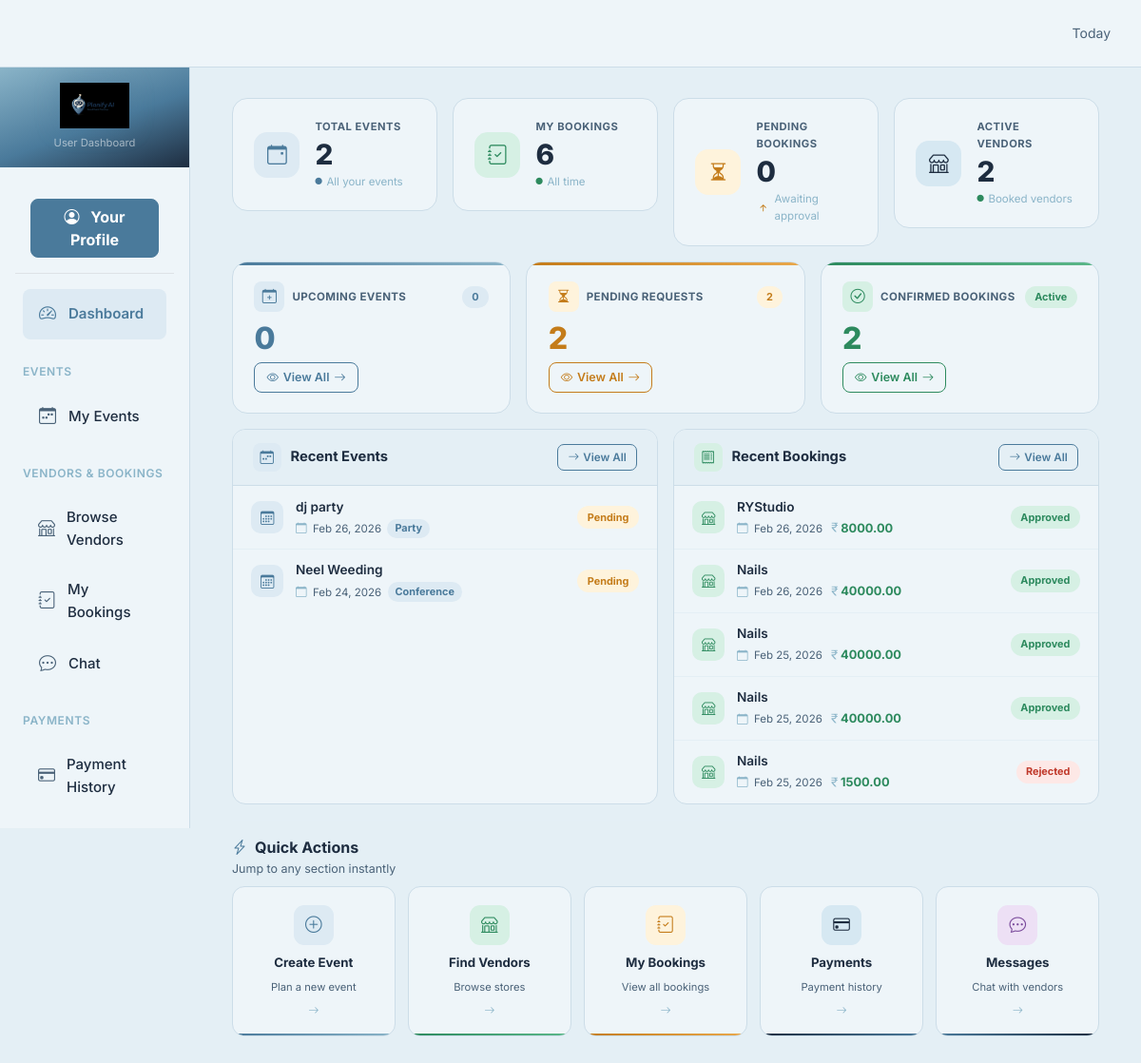
The app's page /user/ (signed in) with its own data.
### user/models.py (models this page shows, shortened)
class Event(models.Model):
    STATUS_PENDING = 'pending'
    STATUS_CONFIRMED = 'confirmed'
    STATUS_COMPLETED = 'completed'
    STATUS_CANCELLED = 'cancelled'
    STATUS_CHOICES = [
        (STATUS_PENDING, 'Pending'),
        (STATUS_CONFIRMED, 'Confirmed'),
        (STATUS_COMPLETED, 'Completed'),
        (STATUS_CANCELLED, 'Cancelled'),
    ]
    TYPE_WEDDING = 'wedding'
    TYPE_CONFERENCE = 'conference'
    TYPE_PARTY = 'party'
    TYPE_OTHER = 'other'
    TYPE_CHOICES = [
        (TYPE_WEDDING, 'Wedding'),
        (TYPE_CONFERENCE, 'Conference'),
        (TYPE_PARTY, 'Party'),
        (TYPE_OTHER, 'Other'),
    ]
    owner = models.ForeignKey('account.User', on_delete=models.CASCADE, related_name='events')
    title = models.CharField(max_length=200)
    date = models.DateTimeField()
    event_type = models.CharField(max_length=50, choices=TYPE_CHOICES, default=TYPE_OTHER)
    status = models.CharField(max_length=20, choices=STATUS_CHOICES, default=STATUS_PENDING)
    guests = models.PositiveIntegerField(default=0)
    created_at = models.DateTimeField(auto_now_add=True)

### vendor/models.py (models this page shows, shortened)
class Booking(models.Model):
    STATUS_PENDING = 'pending'
    STATUS_CONFIRMED = 'confirmed'
    STATUS_IN_PROGRESS = 'in_progress'
    STATUS_COMPLETED = 'completed'
    STATUS_CANCELLED = 'cancelled'
    STATUS_CHOICES = [
        (STATUS_PENDING, 'Pending'),
        (STATUS_CONFIRMED, 'Approved'),
        (STATUS_IN_PROGRESS, 'In Progress'),
        (STATUS_COMPLETED, 'Completed'),
        (STATUS_CANCELLED, 'Rejected'),
    ]
    event = models.ForeignKey(Event, on_delete=models.CASCADE, related_name='bookings')
    store = models.ForeignKey(Store, on_delete=models.CASCADE, related_name='bookings')
    service = models.ForeignKey(Service, on_delete=models.SET_NULL, null=True, blank=True, related_name='bookings')
    customer = models.ForeignKey(User, on_delete=models.CASCADE, related_name='customer_bookings')
    vendor = models.ForeignKey(User, on_delete=models.CASCADE, related_name='vendor_bookings')
    amount = models.DecimalField(max_digits=10, decimal_places=2)
    advance_percentage = models.DecimalField(max_digits=5, decimal_places=2, default=0)
    advance_required = models.DecimalField(max_digits=10, decimal_places=2, default=0)
    advance_paid = models.DecimalField(max_digits=10, decimal_places=2, default=0)
    status = models.CharField(max_length=20, choices=STATUS_CHOICES, default=STATUS_PENDING)
    notes = models.TextField(blank=True, null=True)
    created_at = models.DateTimeField(auto_now_add=True)
    updated_at = models.DateTimeField(auto_now=True)
    booking_date = models.DateTimeField(null=True, blank=True)  # When the service will be provided

class Store(models.Model):
    vendor = models.ForeignKey(User, on_delete=models.CASCADE, limit_choices_to={'role__name__iexact': 'vendor'})
    store_name = models.CharField(max_length=200)
    description = models.TextField()
    phone = models.CharField(max_length=20, null=True, blank=True)
    category = models.ForeignKey(category, on_delete=models.CASCADE)
    address = models.TextField()
    city = models.CharField(max_length=100)
    price_start = models.DecimalField(max_digits=10, decimal_places=2)
    profile_image = models.ImageField(upload_to='store_images/', null=True, blank=True)
    created_at = models.DateTimeField(auto_now_add=True)
    updated_at = models.DateTimeField(auto_now=True)
    status = models.BooleanField(default=True)  # active/inactive

### user/views.py (the view)
    def wrapper(request, *args, **kwargs):
        user_id = request.session.get('user_id')
        if not user_id:
            return redirect('/login/')
        try:
            User.objects.get(id=user_id)
        except User.DoesNotExist:
            request.session.flush()
            return redirect('/login/')
        return view_func(request, *args, **kwargs)

### template/user/dashboard.html (shortened to what this page needs)
{% extends "user/base.html" %}
{% block content %}
<div class="row g-3 mb-3">
    <div class="col-6 col-lg-3">
        <div class="kpi-card">
            <div class="kpi-icon kpi-icon-1"><i class="bi bi-calendar-event"></i></div>
            <div class="kpi-body">
                <div class="kpi-label">Total Events</div>
                <div class="kpi-value">{{ total_events|default:"0" }}</div>
                <div class="kpi-sub">
                    <i class="bi bi-circle-fill" style="font-size:.45rem;color:#4A7A9B;"></i>
                    All your events
                </div>
            </div>
        </div>
    </div>
    <div class="col-6 col-lg-3">
        <div class="kpi-card">
            <div class="kpi-icon kpi-icon-2"><i class="bi bi-journal-check"></i></div>
            <div class="kpi-body">
                <div class="kpi-label">My Bookings</div>
                <div class="kpi-value">{{ total_bookings|default:"0" }}</div>
                <div class="kpi-sub">
                    <i class="bi bi-circle-fill" style="font-size:.45rem;color:#2d8a5e;"></i>
                    All time
                </div>
            </div>
        </div>
    </div>
    <div class="col-6 col-lg-3">
        <div class="kpi-card">
            <div class="kpi-icon kpi-icon-3"><i class="bi bi-hourglass-split"></i></div>
            <div class="kpi-body">
                <div class="kpi-label">Pending Bookings</div>
                <div class="kpi-value">{{ pending_bookings|default:"0" }}</div>
                <div class="kpi-sub">
                    <i class="bi bi-arrow-up-short" style="color:#c47c1a;font-size:.9rem;"></i>
                    Awaiting approval
                </div>
            </div>
        </div>
    </div>
    <div class="col-6 col-lg-3">
        <div class="kpi-card">
            <div class="kpi-icon kpi-icon-4"><i class="bi bi-shop"></i></div>
            <div class="kpi-body">
                <div class="kpi-label">Active Vendors</div>
                <div class="kpi-value">{{ active_vendors|default:"0" }}</div>
                <div class="kpi-sub">
                    <i class="bi bi-circle-fill" style="font-size:.45rem;color:#2d8a5e;"></i>
                    Booked vendors
                </div>
            </div>
        </div>
    </div>
</div>
<div class="row g-3 mb-3">
    <div class="col-md-4">
        <div class="mini-card">
            <div class="mini-card-accent accent-blue"></div>
            <div class="mini-top">
                <div class="d-flex align-items-center gap-2">
                    <div class="mini-icon mi-blue"><i class="bi bi-calendar-plus"></i></div>
                    <span class="mini-title">Upcoming Events</span>
                </div>
                <span class="mini-badge badge-blue">{{ upcoming_events }}</span>
            </div>
            <div class="mini-value val-blue">{{ upcoming_events }}</div>
            <a href="{% url 'user:user_events' %}" class="mini-link ml-blue">
                <i class="bi bi-eye"></i> View All <i class="bi bi-arrow-right"></i>
            </a>
        </div>
    </div>
    <div class="col-md-4">
        <div class="mini-card">
            <div class="mini-card-accent accent-amber"></div>
            <div class="mini-top">
                <div class="d-flex align-items-center gap-2">
                    <div class="mini-icon mi-amber"><i class="bi bi-hourglass-split"></i></div>
                    <span class="mini-title">Pending Requests</span>
                </div>
                <span class="mini-badge badge-amber">{{ pending_requests }}</span>
            </div>
            <div class="mini-value val-amber">{{ pending_requests }}</div>
            <a href="{% url 'user:user_events' %}?status=pending" class="mini-link ml-amber">
                <i class="bi bi-eye"></i> View All <i class="bi bi-arrow-right"></i>
            </a>
        </div>
    </div>
    <div class="col-md-4">
        <div class="mini-card">
            <div class="mini-card-accent accent-green"></div>
            <div class="mini-top">
                <div class="d-flex align-items-center gap-2">
                    <div class="mini-icon mi-green"><i class="bi bi-check-circle"></i></div>
                    <span class="mini-title">Confirmed Bookings</span>
                </div>
                <span class="mini-badge badge-green">Active</span>
            </div>
            <div class="mini-value val-green">{{ active_vendors }}</div>
            <a href="{% url 'user:user_bookings' %}?status=confirmed" class="mini-link ml-green">
                <i class="bi bi-eye"></i> View All <i class="bi bi-arrow-right"></i>
            </a>
        </div>
    </div>
</div>
<div class="row g-3 mb-3">
    <div class="col-lg-6">
        <div class="panel">
            <div class="panel-head">
                <div class="panel-head-left">
                    <div class="panel-head-icon"><i class="bi bi-calendar-week"></i></div>
                    <h5>Recent Events</h5>
                </div>
                <a href="{% url 'user:user_events' %}" class="panel-btn"><i class="bi bi-arrow-right me-1"></i>View All</a>
            </div>
            {% if recent_events %}
                {% for event in recent_events %}
                <div class="act-row">
                    <div class="act-avatar"><i class="bi bi-calendar3"></i></div>
                    <div class="act-info">
                        <div class="act-title">{{ event.title }}</div>
                        <div class="act-sub">
                            <i class="bi bi-calendar"></i> {{ event.date|date:"M d, Y" }}
                            <span style="background:#ddeaf3;color:#4A7A9B;font-size:.68rem;font-weight:700;padding:.1rem .5rem;border-radius:20px;">{{ event.get_event_type_display }}</span>
                        </div>
                    </div>
                    <span class="spill
                        {% if event.status == 'pending' %}spill-pending
                        {% elif event.status == 'confirmed' %}spill-confirmed
                        {% elif event.status == 'completed' %}spill-completed
                        {% else %}spill-rejected{% endif %}">
                        {{ event.get_status_display }}
                    </span>
                </div>
                {% endfor %}
            {% else %}
            <div class="panel-empty">
                <i class="bi bi-calendar-x"></i>
                <p>No events yet</p>
            </div>
            {% endif %}
        </div>
    </div>
    <div class="col-lg-6">
        <div class="panel">
            <div class="panel-head">
                <div class="panel-head-left">
                    <div class="panel-head-icon" style="background:#d6f0e4;color:#2d8a5e;"><i class="bi bi-receipt"></i></div>
                    <h5>Recent Bookings</h5>
                </div>
                <a href="{% url 'user:user_bookings' %}" class="panel-btn"><i class="bi bi-arrow-right me-1"></i>View All</a>
            </div>
            {% if recent_bookings %}
                {% for booking in recent_bookings %}
                <div class="act-row">
                    <div class="act-avatar" style="background:#d6f0e4;color:#2d8a5e;"><i class="bi bi-shop"></i></div>
                    <div class="act-info">
                        <div class="act-title">{{ booking.store.store_name }}</div>
                        <div class="act-sub">
                            <i class="bi bi-calendar"></i>
                            {% if booking.booking_date %}{{ booking.booking_date|date:"M d, Y" }}{% else %}Date TBD{% endif %}
                            <span class="act-amount"><i class="bi bi-currency-rupee"></i>{{ booking.amount }}</span>
                        </div>
                    </div>
                    <span class="spill
                        {% if booking.status == 'pending' %}spill-pending
                        {% elif booking.status == 'confirmed' %}spill-confirmed
                        {% elif booking.status == 'completed' %}spill-completed
                        {% else %}spill-rejected{% endif %}">
                        {{ booking.get_status_display }}
                    </span>
                </div>
                {% endfor %}
            {% else %}
            <div class="panel-empty">
                <i class="bi bi-inbox"></i>
                <p>No bookings yet</p>
            </div>
            {% endif %}
        </div>
    </div>
</div>
<hr class="dash-divider">
<div class="d-flex align-items-center justify-content-between mb-2">
    <div>
        <div class="sec-hd"><i class="bi bi-lightning-charge me-2" style="color:#4A7A9B;"></i>Quick Actions</div>
        <div class="sec-sub">Jump to any section instantly</div>
    </div>
</div>
<div class="qa-grid">
    <a href="{% url 'user:event_create' %}" class="qa-tile qt-1">
        <div class="qa-icon qi-1"><i class="bi bi-plus-circle"></i></div>
        <div class="qa-label">Create Event</div>
        <div class="qa-sub">Plan a new event</div>
        <div class="qa-arrow"><i class="bi bi-arrow-right"></i></div>
    </a>
    <a href="{% url 'user:stores_list' %}" class="qa-tile qt-2">
        <div class="qa-icon qi-2"><i class="bi bi-shop"></i></div>
        <div class="qa-label">Find Vendors</div>
        <div class="qa-sub">Browse stores</div>
        <div class="qa-arrow"><i class="bi bi-arrow-right"></i></div>
    </a>
    <a href="{% url 'user:user_bookings' %}" class="qa-tile qt-3">
        <div class="qa-icon qi-3"><i class="bi bi-journal-check"></i></div>
        <div class="qa-label">My Bookings</div>
        <div class="qa-sub">View all bookings</div>
        <div class="qa-arrow"><i class="bi bi-arrow-right"></i></div>
    </a>
    <a href="{% url 'user:user_payments' %}" class="qa-tile qt-4">
        <div class="qa-icon qi-4"><i class="bi bi-credit-card"></i></div>
        <div class="qa-label">Payments</div>
        <div class="qa-sub">Payment history</div>
        <div class="qa-arrow"><i class="bi bi-arrow-right"></i></div>
    </a>
    <a href="{% url 'user:user_chat' %}" class="qa-tile qt-5">
        <div class="qa-icon qi-5"><i class="bi bi-chat-dots"></i></div>
        <div class="qa-label">Messages</div>
        <div class="qa-sub">Chat with vendors</div>
        <div class="qa-arrow"><i class="bi bi-arrow-right"></i></div>
    </a>
</div>
{% endblock %}

### records on screen
Event: title "dj party", date "Feb 26, 2026", event_type "Party", status "Pending"
Event: title "Neel Weeding", date "Feb 24, 2026", event_type "Conference", status "Pending"
Booking: store.store_name "RYStudio", booking_date "Feb 26, 2026", amount "8000.00", status "Approved"
Booking: store.store_name "Nails", booking_date "Feb 26, 2026", amount "40000.00", status "Approved"
Booking: store.store_name "Nails", booking_date "Feb 25, 2026", amount "40000.00", status "Approved"
Booking: store.store_name "Nails", booking_date "Feb 25, 2026", amount "40000.00", status "Approved"
Booking: store.store_name "Nails", booking_date "Feb 25, 2026", amount "1500.00", status "Rejected"

### other values on screen
{{ total_events|default:"0" }} "2"
{{ total_bookings|default:"0" }} "6"
{{ pending_bookings|default:"0" }} "0"
{{ active_vendors|default:"0" }} "2"
{{ upcoming_events }} "0"
{{ pending_requests }} "2"
{{ active_vendors }} "2"
